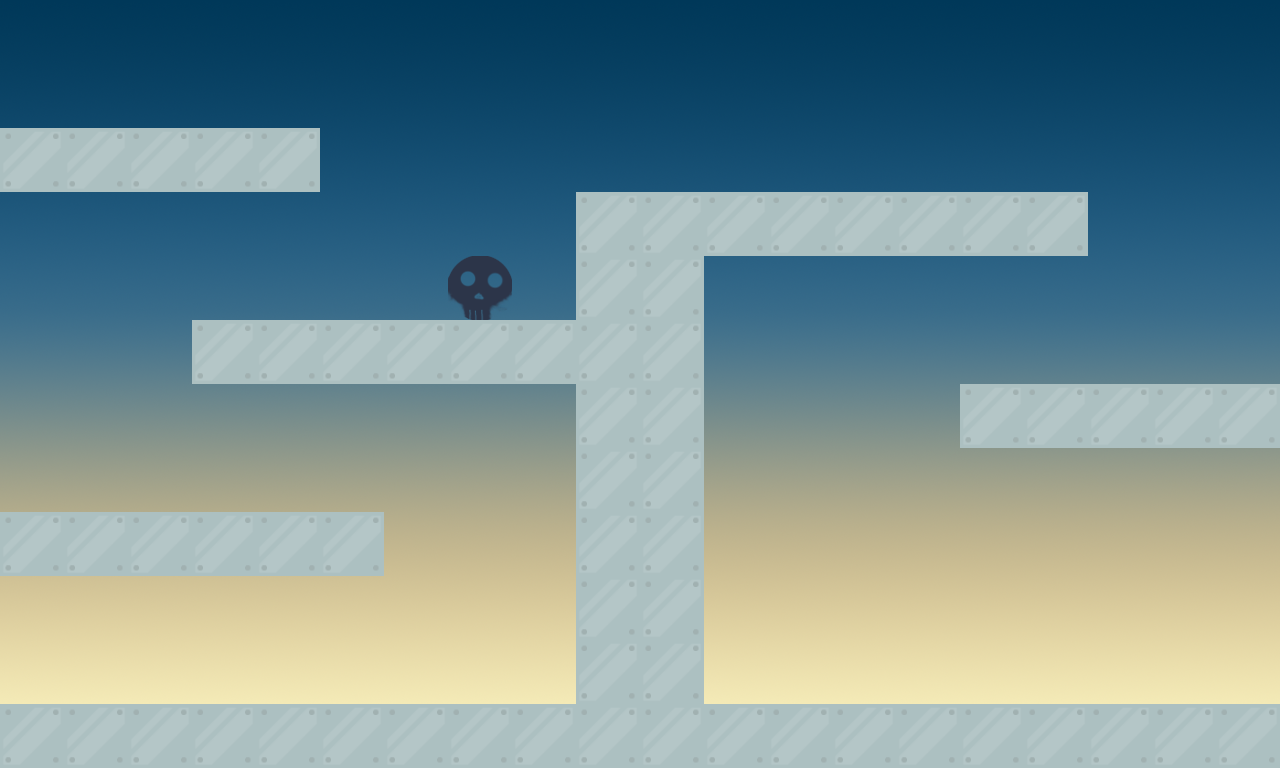

This game map was drawn from its Tiled (.tmx) file and the tilesets committed beside it. A one-line description and the trimmed map source follow:
An orthogonal 20x12 tile map with 64x64 px tiles, 2 tile layers (level, GameElement), 2 tilesets, 1 image layer and 7 objects.

<map version="1.0" orientation="orthogonal" renderorder="right-down" width="20" height="12" tilewidth="64" tileheight="64" nextobjectid="16">
 <tileset firstgid="1" name="level_tileset" tilewidth="64" tileheight="64" tilecount="1" columns="1">
  <image source="../assets/Tiles/level_tileset.png" trans="ff00ff" width="64" height="64" />
 </tileset>
 <tileset firstgid="2" name="GameElement_tileset" tilewidth="64" tileheight="64" tilecount="3" columns="3">
  <image source="../assets/Tiles/GameElement_tileset.png" trans="ff00ff" width="192" height="64" />
 </tileset>
 <imagelayer name="bg">
  <image source="../assets/BG/Sky/sky_yellow_darkblue.png" />
 </imagelayer>
 <layer name="level" width="20" height="12">
  <data>[240 cells, 64 non-empty, 1 distinct tile ids]</data>
 </layer>
 <objectgroup name="objects">
  <object id="3" x="577" y="192" width="512" height="63" />
  <object id="9" x="1" y="129" width="319" height="61" />
  <object id="10" x="192" y="321" width="384" height="62" />
  <object id="11" x="0" y="513" width="384" height="61" />
  <object id="13" x="0" y="704" width="1280" height="61.3333" />
  <object id="14" x="961.333" y="381.333" width="317.333" height="68" />
  <object id="15" x="576" y="258.667" width="126.667" height="444" />
 </objectgroup>
 <layer name="GameElement" width="20" height="12">
  <data>[240 cells, 1 non-empty, 1 distinct tile ids]</data>
 </layer>
</map>
